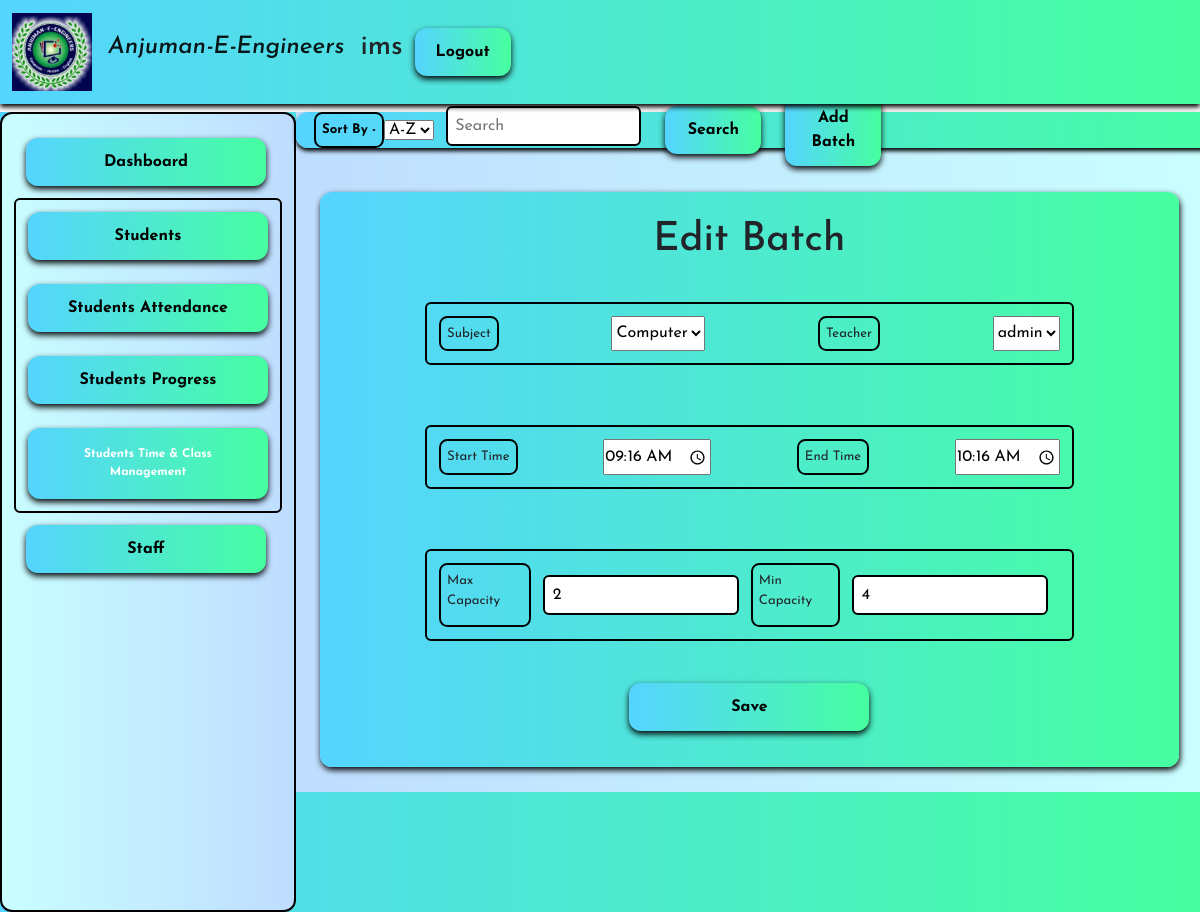
The page /editbatche/13 (signed in) on the database its author committed.
### home/models.py (models this page shows)
class StaffPermission(models.Model):
    username = models.CharField(max_length=200,default="")
    permission = models.CharField(max_length=100)

class Batches(models.Model):
    subject = models.CharField(max_length=200,default='',blank=True,null=True)
    teacher = models.CharField(max_length=200, default='',blank=True,null=True)
    start_time = models.CharField(max_length=100,default='',blank=True,null=True)
    end_time = models.CharField(max_length=100,default='',blank=True,null=True)
    max_capacity = models.CharField(max_length=100,default='',blank=True,null=True)
    min_capacity = models.CharField(max_length=100,default='',blank=True,null=True)
    total_students = models.CharField(max_length=100,default='0',blank=True,null=True)

### home/views.py (the view)
# urls.py: path('editbatche/<str:id>',views.editbatche),
def editbatche(request,id):
    if request.user.is_superuser:
        batch = Batches.objects.get(id=id)
        students = StudentsDetails.objects.all()
        userpermissions = StaffPermission.objects.filter(username=request.user.username)
        batches = Batches.objects.all()
        subjects = Subjects.objects.all()
        teachers = StaffMember.objects.all()
        return render(request,'editbatch.html',{'students':students,'staffpermissions':userpermissions,'batches':batches,'subjects':subjects,'teachers':teachers,'batch':batch})
    return redirect('/home/')

### home/templates/editbatch.html (shortened to what this page needs)
{% extends 'addbatch.html' %}
{% block contentforbatches %}
<form action="/savebatche/" method='post'> {% csrf_token %}
<div class="container">
    <h1>Edit Batch</h1>
    <div class="subdiv">
        <label for="">Subject</label>
        <select name="subject" id="subject" required>
            <option value='{{batch.subject}}' selected > {{batch.subject}} </option>
        </select>
        <label for="">Teacher</label>
        <select name="teacher" id="teacher" required>
            <option value='{{batch.teacher}}' selected> {{batch.teacher}} </option>
        </select>
    </div>
    <div class="subdiv">
        <label for="" >Start Time</label>
        <input type="time" value='{{batch.start_time}}' required name='start_time'>
        <label for="">End Time</label>
        <input type="time" value='{{batch.end_time}}' required name='end_time'>
    </div>
    <div class="subdiv">
        <label for="">Max Capacity</label>
        <input name='max_capacity' class='inputbox' value='{{batch.max_capacity}}' type="number" required>
        <label for="">Min Capacity</label>
        <input name='min_capacity' class='inputbox' value='{{batch.min_capacity}}' type="number" required >
    </div>
    <button class='sidebarbtn' type='submit'>Save</button>
</div>
</form>
{% endblock contentforbatches %}

### home/templates/batches.html (shortened to what this page needs)
{% extends 'students.html' %}
{% block studentsidebar %}
<div class="studentbtndiv">
    <a href="/students/" ><button id="studentsactivebtn" class="sidebarbtn">Students</button></a>
    {% for permissions in staffpermissions %}
    {% if permissions.permission == 'Computer_Attendance' or permissions.permission == 'Maktab_Attendace' or permissions.permission == 'English_Attendance' or permissions.permission == 'Superuser' %}
    <a href="/students_attendance/" onclick="PlayClick(clicksound)" ><button class="sidebarbtn">Students Attendance</button></a>{% endif %} {% endfor %}
    <a href="/studentsprogress/" ><button class="sidebarbtn">Students Progress</button></a>
    <a href="/batches/" ><button id="batchesbtn" class="sidebarbtn">Students Time & Class Management</button></a>
</div>
{% endblock studentsidebar %}
{% block content %}
<div class="sortingheader">
    <label for="">Sort By - </label>
    <select name="" id="">
      <option value="">A-Z</option>
    </select>
    <form class="d-flex" role="search">
      <input class="inputbox" type="search" placeholder="Search" aria-label="Search">
      <button type="submit" class="smallbtn">Search</button>
    </form>
    <a href="/addbatche/"><button type="button" class="smallbtn">Add Batch</button></a>
  </div>
  <div class="space">l</div>
{% block contentforbatches %}{% endblock contentforbatches %}
{% endblock content %}

### home/templates/home.html (shortened to what this page needs)
<!doctype html>
{% load static %}
<html lang="en">
  <head>
    <link href="https://cdn.jsdelivr.net/npm/bootstrap@5.2.1/dist/css/bootstrap.min.css" rel="stylesheet">
  </head>
  <body>
    <nav class="navbar navbar-expand-lg bg-light">
        <div class="container-fluid">
            <a class="navbar-brand" href="/home/">
                <img id="logo" src="{% static 'anjumanlogo.jpg' %}" alt="Anjuman Logo" width="80">
            </a>
          <a class="navbar-brand" href="/home/"><h4><i>Anjuman-E-Engineers</i></h4></a>
          <div class="collapse navbar-collapse" id="navbarSupportedContent">
            <h3>{{user.username}}</h3>
            <a href="/logout/"><button type="button" class="smallbtn">Logout</button></a>
          </div>
        </div>
      </nav>
      <main>
        <div class='main'>
          {% block main %}
            <div class='sidebar'>
              {% for permission in staffpermissions %}
              {% if permission.permission == 'Dashboard' or permission.permission == 'Superuser'%}
                <a onclick="PlayClick(clicksound)" href="/home/" ><button id="activebtn" class="sidebarbtn">Dashboard</button></a>
                {% endif %}
                {% if permission.permission == 'Maktab_Attendance' or permission.permission == 'English_Attendance' or permission.permission == 'Computer_Attendance' or permission.permission == 'Superuser'%}
                {% block studentsidebar %} <a onclick="PlayClick(clicksound)" href="/students/" id="studentsbtn"><button class="sidebarbtn">Students</button></a>{% endblock studentsidebar %}
                {% endif %}
                {% if permission.permission == 'Staff' or permission.permission == 'Superuser'%}
                {% block editstaffbtn %}
                <a onclick="PlayClick(clicksound)" href="/staff/" id="staff"><button class="sidebarbtn">Staff</button></a>{% endblock editstaffbtn %}
                {% endif %}
                {% endfor %}
            </div>
            <div class='content'>
              {% block content %}{% endblock content %}
            </div>
            {% endblock main %}
        </div>
      </main>
  </body>
</html>

### home/templates/home.html (style rules this page uses)
* { margin: 0; padding: 0; }
html, body { height: 100%; overflow: hidden; }
body { font-family: 'Josefin Sans', sans-serif; }
.inputbox { height: 5vh; padding: 0.6vw; border-radius: 0.5vw; border: 2px solid black; }
.main { background-image: linear-gradient(to right, rgb(85, 212, 255),rgb(70, 255, 160)); display: flex; flex-direction: row; width: 100vw; height: 100vh; }
.navbar { background-image: linear-gradient(to right, rgb(85, 212, 255),rgb(70, 255, 160)); box-shadow: 0px 3px 5px black; z-index: 11; margin-bottom: 1vh; }
.sidebar { background-image: linear-gradient(to left, rgb(191, 221, 255),rgb(201, 254, 255)); display: flex; flex-direction: column; border: 2px solid black; border-radius: 1vw; padding: 1vw; }
.sidebarbtn { background-image: linear-gradient(to right, rgb(85, 212, 255),rgb(70, 255, 160)); padding: 1.5vh ; width: 20vw; border-radius: 1vw; border: none; margin: 1.5vh 1vw; font-weight: bold; box-shadow: 0px 3px 6px black; }
.smallbtn { background-image: linear-gradient(to right, rgb(85, 212, 255),rgb(70, 255, 160)); padding: 1.5vh ; width: 6vw; border-radius: 1vw; border: none; margin: 1.5vh 1vw; font-weight: bold; box-shadow: 0px 3px 6px black; }
.content { background-image: linear-gradient(to left, rgb(201, 254, 255),rgb(191, 221, 255)); width: 100%; display: flex; flex-direction: column; height: 85%; overflow-y: auto; overflow-x: hidden; }
.sortingheader { width: 80%; height: 3vh; padding: 1.5vw; display: flex; align-items: center; border-radius: 1vw; font-weight: bold; z-index: 10; color: rgb(0, 0, 0); background-image: linear-gradient(to right, rgb(85, 212, 255),rgb(70, 255, 160)); position: fixed; box-shadow: 0px 3px 4px black; }
.space { margin: 2vh; }

### home/templates/students.html (style rules this page uses)
.studentbtndiv { display: flex; border: 2px solid rgb(0, 0, 0); overflow-y: auto; flex-direction: column; border-radius: 0.5vw; }

### home/templates/batches.html (style rules this page uses)
#batchesbtn { padding: 2.2vh ; color: white; font-size: 1vw; }
label { border: 2px solid black; padding: 0.5vw; border-radius: 0.7vw; font-size: 1.1vw; }
.smallbtn { width: 8vw; margin: 1vw; }
.inputbox { margin: 1vw; }

### home/templates/editbatch.html (style rules this page uses)
.container { display: flex; justify-content: center; width: 95%; align-items: center; align-content: center; padding: 2vw; background-image: linear-gradient(to right, rgb(85, 212, 255),rgb(70, 255, 160)); margin: 2vw; border-radius: 1vw; flex-direction: column; box-shadow: 1px 3px 6px black }
.subdiv { display: flex; justify-content: space-between; border: 2px solid black; padding: 1vw; margin: 2.5vw 1vw; border-radius: 0.5vw; width: 80%; }

### rows shown on the page
StaffPermission: permission "Dashboard"
Batches: subject "Computer", teacher "admin", start_time "09:16", end_time "10:16", max_capacity "2", min_capacity "4"

### other values the page prints
{{ user.username }} "ims"
